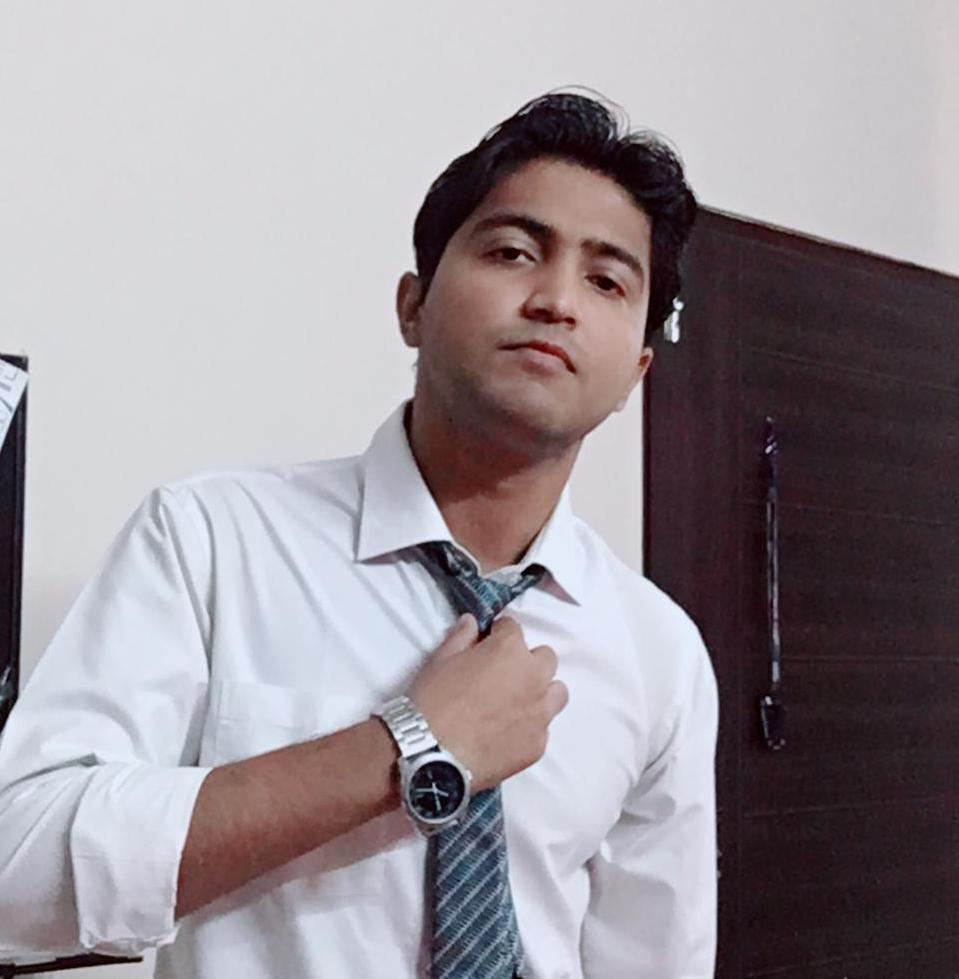
#> input picture python_image_recognition/images/Piyush_Sinha.jpeg, 959 x 979 px
$ python GrabCut_Foreground.py
#> lines starting #> are read from the running program, lines starting #| are printed output that depends on the picture
# -*- coding: utf-8 -*-
# @Author: piyush
# @Date:   2020-04-10 16:44:59
# @Last Modified by:   piyush
# @Last Modified time: 2020-04-10 17:00:14


import numpy as np
import cv2
from matplotlib import pyplot as plt


img = cv2.imread('images/Piyush_Sinha.jpeg')
#> img is the input picture: shape (979, 959, 3); mean B, G, R 151.9, 145.9, 153.3

# img = cv2.imread('images/opencv-python-foreground-extraction-tutorial.jpg')

mask = np.zeros(img.shape[:2],np.uint8)

bgdModel = np.zeros((1,65),np.float64)
fgdModel = np.zeros((1,65),np.float64)

rect = (370,100,300,400)

cv2.grabCut(img,mask,rect,bgdModel,fgdModel,5,cv2.GC_INIT_WITH_RECT)
mask2 = np.where((mask==2)|(mask==0),0,1).astype('uint8')
img = img*mask2[:,:,np.newaxis]
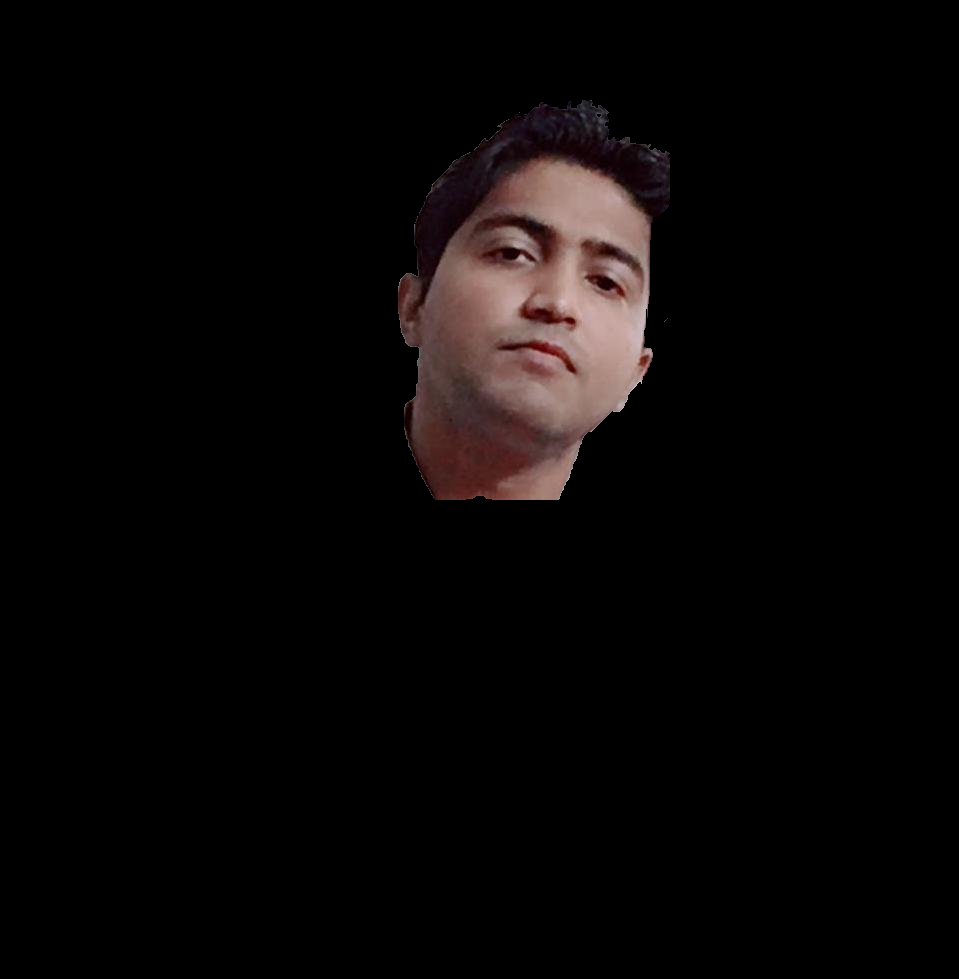
#> img: shape (979, 959, 3); mean B, G, R 6.5, 6.7, 9.3

plt.imshow(img)
plt.colorbar()
plt.show()
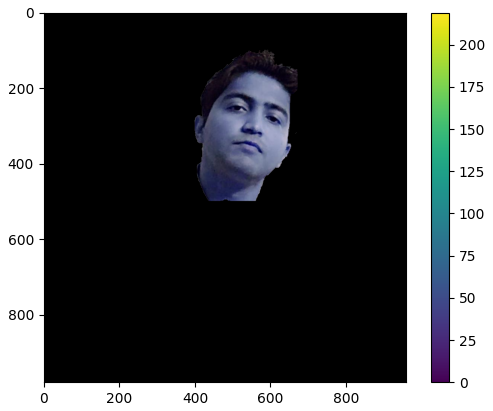
#> figure drawn by matplotlib, 2 panels; B, G, R data is drawn as R, G, B
